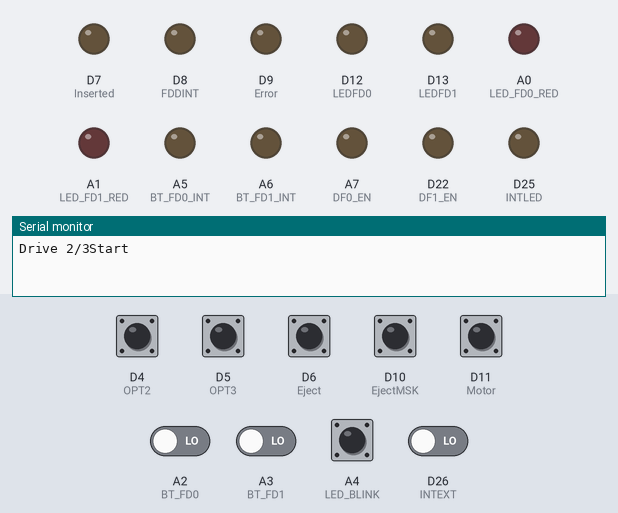
Bench run of a sketch on a simulated nRF52 board. Parts: output pins drawn as LEDs (lit = HIGH), the last lines printed to the serial monitor. Dashed ring = blinking. The test bench sets the inputs (shaded band); at power-on: A4 (LED_BLINK), D4 (OPT2), D5 (OPT3), D6 (Eject), D10 (EjectMSK), D11 (Motor) HIGH, A2 (BT_FD0), A3 (BT_FD1), D26 (INTEXT) LOW.

Above: at 1.2 s.
1.3 s: A2 (BT_FD0) driven HIGH
At 4.2 s:
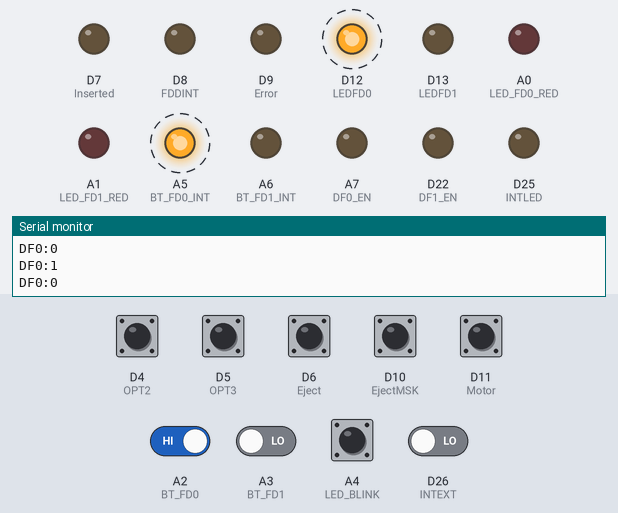
4.3 s: A3 (BT_FD1) driven HIGH
At 5.0 s:
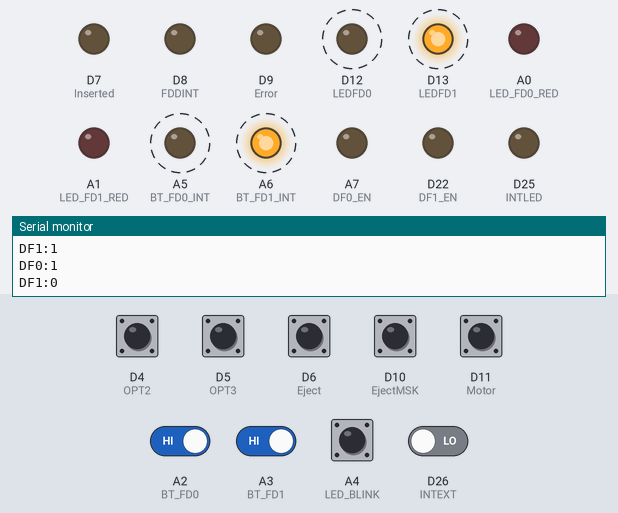
7.3 s: D4 (OPT2) pulled LOW for 1 s
At 8.0 s:
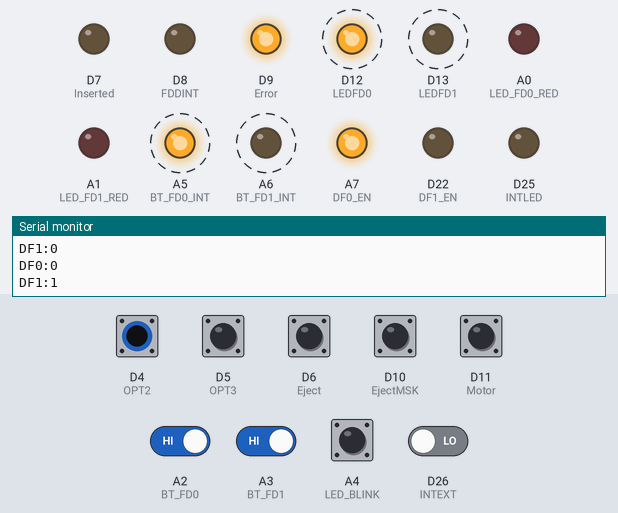
11.3 s: D5 (OPT3) pulled LOW for 1 s
At 12.2 s:
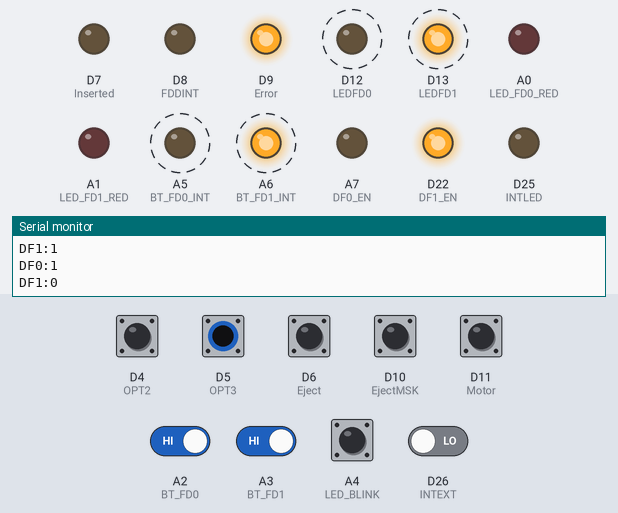
15.3 s: A2 (BT_FD0) driven LOW
At 15.86 s:
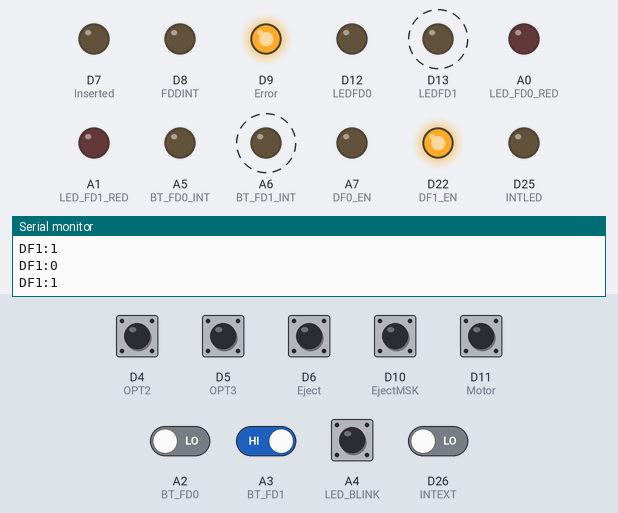
18.3 s: D5 (OPT3) pulled LOW for 1 s
At 18.86 s:
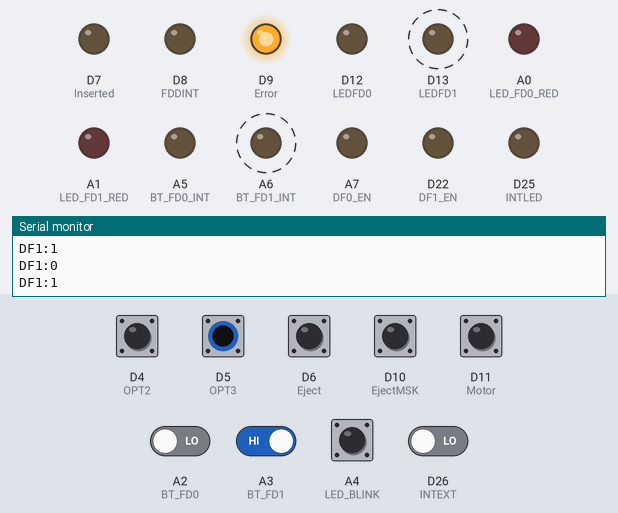
Timing chart, 0 to 22.3 s (numbered marks = the images above; inputs shaded):
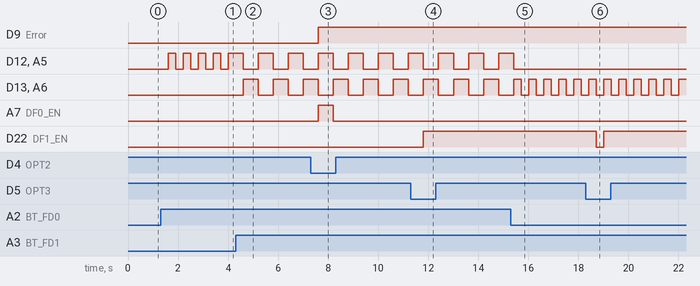

Measured:
- after the input at 1.3 s, D12 (LEDFD0), A5 (BT_FD0_INT): alternates HIGH for 0.30 s and LOW for 0.30 s, starting after 0.30 s
- after the input at 4.3 s, D12 (LEDFD0), D13 (LEDFD1), A5 (BT_FD0_INT), A6 (BT_FD1_INT): alternates HIGH for 0.60 s and LOW for 0.60 s, starting after 0.30 s
- after the input at 7.3 s, D9 (Error): LOW → HIGH after 0.31 s; A7 (DF0_EN): LOW → HIGH after 0.31 s, → LOW 0.60 s later
- after the input at 11.3 s, D22 (DF1_EN): LOW → HIGH after 0.51 s
- after the input at 15.3 s, D12 (LEDFD0), A5 (BT_FD0_INT): goes on until 15.4 s, then stays LOW; D13 (LEDFD1), A6 (BT_FD1_INT): alternates HIGH for 0.30 s and LOW for 0.30 s, starting after 0.41 s
- after the input at 18.3 s, D22 (DF1_EN): HIGH → LOW after 0.41 s, → HIGH 0.30 s later

The sketch:

X68kfdPico1_11.ino
```cpp
/*
 * X68KFDINO - External FD adapter for Sharp X68000
 * by Andrea Ottaviani june 2023
 *
 *
Access/Write strobe :

/OPTION_SEL_X : "Chip select" for the extra functions of drive DSX (X: 0-3)

Input / functions signals :

/EJECT_FUNC : If this signal is low when OPTION_SEL_X is asserted, the disk will be ejected.
/LOCK_FUNC (Eject MSK?): If this signal is low when OPTION_SEL_X is asserted, the disk will be locked (eject button off). If this signal is high when OPTION_SEL_X is asserted the disk will be unlocked (eject button on).
/BLINK_FUNC : If this signal is low when OPTION_SEL_X is asserted, the LED blink. If this signal is high when OPTION_SEL_X is asserted, the LED stop blinking.

Output signals (drive status):

/DISK_IN_DRIVE : when OPTION_SEL_X is asserted : Low = a disk in the drive. High = No disk.
/INSERT_FAULT : when OPTION_SEL_X is asserted : Low = a disk insert failure occured . High = No problem. This status is cleared at the rising edge of OPTION_SEL_X.

Output signal (Interrupt line):

/INT : Interrupt line : This signal is activated at each disk status change (inserted/ejected). The interrupt is cleared at the rising edge of /OPTION_SEL_X. (Note : more than one drive can activate this line in the same time -> Softwares scan all disk drive at each /INT assertion).

Note 1: For proper operation all output should be able to drive 5/150=33mA since 150 ohms pull-up are used.
Note 2: The X68000 /OPTION_SEL_X assertion duration is ~2.5us per access. This can depend of the software, the CPU speed.
 */


//#define WAIT_SERIAL

#ifdef USE_TINYUSB
#include <Adafruit_TinyUSB.h>
#endif

//Cablage
#define OPT0                2  // Set D2 as OPT0 Read strobe
#define OPT1                3  // Set D3 as OPT1 Read strobe
#define OPT2                4  // Set D4 as OPT2 Read strobe
#define OPT3                5  // Set D5 as OPT3 Read strobe
#define Eject               6  // Set D6 as Eject Read strobe
#define Inserted            7  // Set D7 as Inserted Read strobe
#define FDDINT              8  // Set D8 as FD Interrupt Read strobe
#define Error               9  // Set D9 as Error Read strobe
#define EjectMSK           10  // Set D10 as EjectMSK Read strobe
#define Motor              11  // Set D11 as Motor Read strobe
#define LEDFD0             12  // Set D12 as LED FD0 output (Green LED)
#define LEDFD1             13  // Set D13 as LED FD1 output (Green LED)
#define LED_FD0_RED        14  // Set D14 as LED FD0 output (Red LED)
#define LED_FD1_RED        15  // Set D15 as LED FD1 output (Red LED)
#define BT_FD0             16  // Set D16 as Button FD0 Read strobe
#define BT_FD1             17  // Set D17 as Button FD1 Read strobe
#define LED_BLINK          18  // Set A0 as LED (Blink) output
#define BT_FD0_INT         19  // Set D19 as Button FD0 Read strobe from internal floppy
#define BT_FD1_INT         20  // Set D20 as Button FD1 Read strobe from internal floppy
#define DF0_EN             21  // Set D20 as Button FD1 Read strobe from internal floppy
#define DF1_EN             22  // Set D20 as Button FD1 Read strobe from internal floppy
#define INTLED             25  // Set D20 as Button FD1 Read strobe from internal floppy
#define INTEXT             26  // Set D20 as Button FD1 Read strobe from internal floppy

void setup() {
  pinMode(OPT0, INPUT_PULLUP);
  pinMode(OPT1, INPUT_PULLUP);
  pinMode(OPT2, INPUT_PULLUP);
  pinMode(OPT3, INPUT_PULLUP);
  pinMode(Eject, INPUT_PULLUP);
  pinMode(BT_FD0, INPUT);
  pinMode(BT_FD1, INPUT);
  pinMode(LED_BLINK, INPUT_PULLUP); // Blink
  pinMode(EjectMSK, INPUT_PULLUP); // LOCK (Red led)
  pinMode(Motor, INPUT_PULLUP); //
  pinMode(Inserted, OUTPUT);
  pinMode(Error, OUTPUT);
  pinMode(FDDINT, OUTPUT);
  pinMode(LEDFD0, OUTPUT);
  pinMode(LEDFD1, OUTPUT);
  pinMode(LED_FD0_RED, OUTPUT); // used for LED LOCK, Red light
  pinMode(LED_FD1_RED, OUTPUT); // used for LED LOCK, Red light
  pinMode(BT_FD0_INT, OUTPUT);
  pinMode(BT_FD1_INT, OUTPUT);
  pinMode(DF0_EN, OUTPUT);
  pinMode(DF1_EN, OUTPUT);
  pinMode(INTLED,OUTPUT);
  pinMode(INTEXT,INPUT);


#if defined(WAIT_SERIAL)
 Serial.begin(115200);
  while (!Serial) {
  }
  Serial.println("Serial connected");
#endif


}

void loop() {
  unsigned char DF0=0; // 0=eject, 1=insert, 2=lock, 3=blink
  unsigned char DF1=0; // 0=eject, 1=insert, 2=lock, 3=blink
  unsigned char bitBlink0=0;
  unsigned char bitBlink1=0;
  unsigned char OPTA;
  unsigned char OPTB;

  digitalWriteFast(LED_FD0_RED,LOW);
  digitalWriteFast(LED_FD1_RED,LOW);

  digitalWrite(Inserted,HIGH);
  digitalWrite(DF0_EN,LOW);
  digitalWrite(DF1_EN,LOW);

  unsigned int BlinkCounter=0;
    if (digitalRead(INTEXT)) {
    //if(1) { //(1) to force drive 0/1 - use (0) to force drive 2/3
      OPTA=OPT0;
      OPTB=OPT1;
      Serial.print("Drive 0/1");
    } else {
      OPTA=OPT2;
      OPTB=OPT3;
      Serial.print("Drive 2/3");
    }


  // put your main code here, to run repeatedly:
  Serial.println("Start");


  while(1) {

    BlinkCounter++;
    if (BlinkCounter>=200000) BlinkCounter=0;

    if (digitalRead(BT_FD0)) {
        digitalWrite(FDDINT,LOW);
       if (DF0==1) {
        DF0=0;
       } else {
        bitBlink0=0;
        DF0=1;
        digitalWrite(INTLED,LOW);
         }
    Serial.print("DF0:");Serial.println(DF0);
    delay(300);
    }

  if (digitalRead(BT_FD1)) {
      digitalWrite(FDDINT,LOW);
        if (DF1==1) {
        DF1=0;
        } else {
        bitBlink1=0;
        DF1=1;
        digitalWrite(INTLED,LOW);
       }
    Serial.print("DF1:");Serial.println(DF1);
    delay(300);
    }


////////////////// OPT 0 //////////////////
  if (!digitalReadFast(OPTA)) {
    //Serial.print("opt0");

    if (!digitalReadFast(Eject)) {   // era Eject
       digitalWriteFast(Inserted,HIGH);
       DF0=0;
       digitalWriteFast(FDDINT,LOW);  // not remove!! era HIGH
       Serial.println("Ej 0-");
       digitalWrite(DF0_EN,LOW);
       delay(4);
       digitalWrite(INTLED,HIGH);
       digitalWriteFast(LED_FD0_RED,LOW);
   }

    if (!digitalReadFast(EjectMSK)) {
        digitalWriteFast(LED_FD0_RED,HIGH);
        digitalWriteFast(LEDFD0,LOW);
        Serial.println("EjMSK 0-");
    } else {
    //    digitalWriteFast(LED_FD0_RED,LOW);
    }

    if (!digitalReadFast(LED_BLINK)) {
      //  Serial.println("blink 0-");
       bitBlink0=1;
      }

    if (!DF0) {
        digitalWriteFast(Inserted,HIGH);  // for TT!!
        digitalWriteFast(FDDINT,HIGH);
        digitalWriteFast(Error,HIGH);
        digitalWriteFast(DF0_EN,LOW);
        digitalWrite(LED_FD0_RED,LOW);
    } else {
        digitalWriteFast(Inserted,LOW);
        digitalWriteFast(FDDINT,HIGH);  // not remove!! era HIGH
        digitalWriteFast(Error,HIGH);
        digitalWriteFast(DF0_EN,HIGH);
        bitBlink0=0;
        if (!digitalRead(Motor)) digitalWrite(LED_FD0_RED,HIGH);
      }

 }  // opt 0


////////////////// OPT 1 //////////////////
 if (!digitalReadFast(OPTB)) {
   // Serial.print("opt1");

    if (!(digitalReadFast(Eject))) { // era eject
      Serial.print("Ej 1-");
      digitalWriteFast(Inserted,HIGH);
      digitalWriteFast(FDDINT,LOW);  // not remove!! era HIGH
      DF1=0;
      digitalWrite(DF1_EN,LOW);
      delay(4);
      digitalWrite(INTLED,HIGH);
      digitalWriteFast(LED_FD1_RED,LOW);
    }

    if (!digitalReadFast(EjectMSK)) {
      digitalWriteFast(LED_FD1_RED,HIGH);
      digitalWriteFast(LEDFD1,LOW);
      Serial.print("EjMSK 1-");
      } else {
     //   digitalWriteFast(LED_FD1_RED,LOW);
    }

    if (!digitalReadFast(LED_BLINK)) {
     // Serial.println("blink 1-");
      bitBlink1=1;
      }

    if (!DF1) {
        digitalWriteFast(Inserted,HIGH);  // for TT!!
        digitalWriteFast(FDDINT,HIGH);  //NOT REMOVE FOR EJECT DRIVE LOW!!!
        digitalWriteFast(Error,HIGH);
        digitalWriteFast(DF1_EN,LOW);
        digitalWrite(LED_FD1_RED,LOW);
      } else {
        digitalWriteFast(Inserted,LOW);
        digitalWriteFast(FDDINT,HIGH);  // not remove!! era HIGH
        digitalWriteFast(Error,HIGH);
        digitalWriteFast(DF1_EN,HIGH);
        bitBlink1=0;
        if (!digitalRead(Motor)) digitalWrite(LED_FD1_RED,HIGH);
      }

  } //opt1

  if (!DF0) {
        digitalWriteFast(LEDFD0,LOW);
        digitalWriteFast(BT_FD0_INT,LOW);
      } else {
         digitalWriteFast(LEDFD0,HIGH);
         digitalWriteFast(BT_FD0_INT,HIGH);
      }
  if (!DF1) {
        digitalWriteFast(LEDFD1,LOW);
        digitalWriteFast(BT_FD1_INT,LOW);
        digitalWrite(LED_FD1_RED,LOW);
      } else {
         digitalWriteFast(LEDFD1,HIGH);
         digitalWriteFast(BT_FD1_INT,HIGH);
       }

  if (bitBlink0) {
    //   delay(6);
      if (BlinkCounter>=34000) {
        //Serial.print(".");
        digitalWrite(LEDFD0,LOW);
        digitalWrite(BT_FD0_INT,LOW);
       } else {
        digitalWrite(LEDFD0,HIGH);
        digitalWrite(BT_FD0_INT,HIGH);
       }
    }
  if (bitBlink1) {
      //Serial.print("b1"); // do not remove, needed for timing
    if (BlinkCounter>=60000) {
        digitalWriteFast(LEDFD1,LOW);
        digitalWriteFast(BT_FD1_INT,LOW);
       } else {
        digitalWriteFast(LEDFD1,HIGH);
         digitalWriteFast(BT_FD1_INT,HIGH);
      }
    }
    if (digitalRead(Motor)) {
      digitalWrite(LED_FD0_RED,LOW);
      digitalWrite(LED_FD1_RED,LOW);
    }
  digitalWrite(Inserted,LOW); //for 2HDboot
  } //while

}
```
